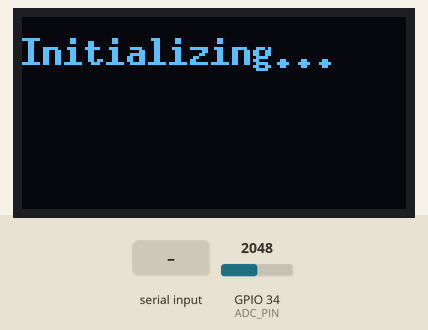
The sketch below on a simulated ESP32. On the bench: 128×64 one-colour display. The inputs (shaded band) are chosen by the test bench; at power-on: GPIO 34 (ADC_PIN) = 2048 (analog values on the 0–4095 scale). WiFi joins after 1.5 s; servers stay silent unless stated; random numbers use the default seed unless the sketch sets one; what the sketch prints to the serial monitor is not drawn.

Above: at 2.1 s.
At 6.6 s:
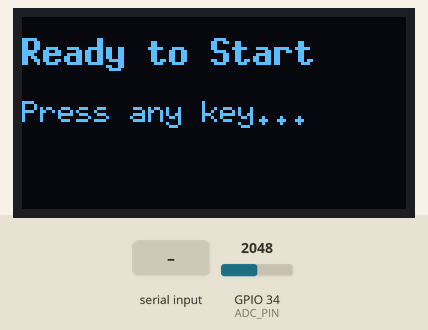
6.7 s: "STOP\n" received over Serial
At 7.2 s:
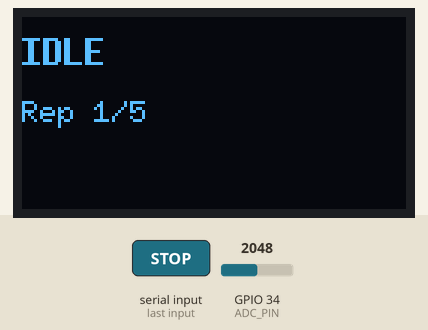
9.7 s: "STOP\n" received over Serial
At 10.5 s:
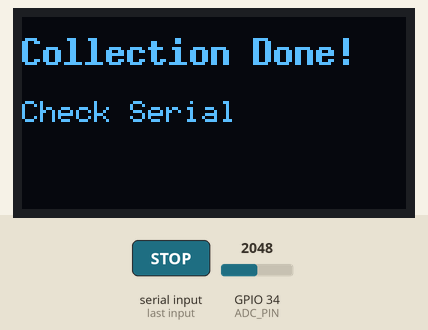
11.2 s: "STOP\n" received over Serial
Timing chart, 0 to 14.2 s (numbered marks = the images above; inputs shaded):
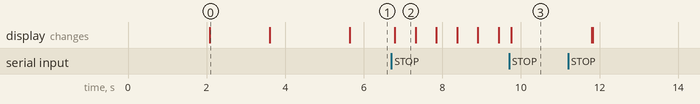

Measured:
- after the input at 6.7 s, the display: changes after 0.09 s (image 2)
- what the display in image 0 shows lasts 1.5 s, from 2.1 s to 3.6 s
- what the display in image 2 shows lasts 0.5 s, from 6.8 s to 7.3 s

The sketch:

esp32_datacollector_optimized_with_interrupt.ino
```cpp
/*
 * ESP32 Side-Channel Data Collection - OPTIMIZED VERSION
 * Fits in default partition (1.3MB)
 * Removed: WebSockets, BluetoothSerial (they're huge libraries)
 *
 * WIRING:
 * ESP32 3.3V → 10kΩ → GPIO34 (ADC) → 10kΩ → GND
 * OLED: SDA=21, SCL=22, VCC=3.3V, GND=GND
 */

 #include <WiFi.h>
 #include <HTTPClient.h>
 #include <Wire.h>
 #include <U8g2lib.h>

 // ============ CONFIGURATION ============
 #define WIFI_SSID "xxxxx"
 #define WIFI_PASSWORD "xxxxxx"

 #define ADC_PIN 34
 #define SDA_PIN 21
 #define SCL_PIN 22

 #define SAMPLE_RATE 200          // 200 Hz sampling
 #define SAMPLES_PER_ACTIVITY 6000 // 30 seconds @ 200Hz
 #define REPETITIONS 5            // 5 samples per activity

 // ============ HARDWARE ============
 U8G2_SH1106_128X64_NONAME_F_HW_I2C u8g2(U8G2_R0, U8X8_PIN_NONE);
 HTTPClient http;
 WiFiClient client;
 WiFiUDP udp;

 // ============ ACTIVITIES ============
 enum Activity {
   IDLE = 0,
   SOCIAL_MEDIA = 1,
   VIDEO_STREAMING = 2,
   MESSAGING = 3,
   WEB_BROWSING = 4,
   GAMING = 5
 };

 const char* activity_names[] = {
   "IDLE", "SOCIAL", "VIDEO", "MESSAGE", "BROWSE", "GAMING"
 };

 // ============ STATE ============
 Activity current_activity = IDLE;
 int current_rep = 0;
 unsigned long sample_count = 0;
 unsigned long activity_start = 0;
 bool collection_active = false;
 unsigned long last_action = 0;

 // ============ SETUP ============
 void setup() {
   Serial.begin(115200);
  Serial.setTimeout(10);
   delay(2000);

   Serial.println("\n╔════════════════════════════════════════╗");
   Serial.println("║  RF Side-Channel Data Collector       ║");
   Serial.println("║  TinyML Training Dataset (Optimized)   ║");
   Serial.println("╚════════════════════════════════════════╝\n");

   // Configure ADC
   analogReadResolution(12);
   analogSetAttenuation(ADC_11db);
   Serial.println("✓ ADC: GPIO34, 12-bit, 200Hz");

   // Initialize OLED
   Wire.begin(SDA_PIN, SCL_PIN);
   u8g2.begin();
   u8g2.setContrast(200);
   show_status("Initializing...", "");

   // Connect WiFi
   Serial.print("Connecting WiFi...");
   WiFi.mode(WIFI_STA);
   WiFi.begin(WIFI_SSID, WIFI_PASSWORD);

   int attempts = 0;
   while (WiFi.status() != WL_CONNECTED && attempts < 40) {
     delay(500);
     Serial.print(".");
     attempts++;
   }

   if(WiFi.status() == WL_CONNECTED) {
     Serial.println("\n✓ WiFi connected");
     Serial.print("IP: ");
     Serial.println(WiFi.localIP());
     Serial.print("RSSI: ");
     Serial.println(WiFi.RSSI());
     show_status("WiFi Connected", WiFi.localIP().toString().c_str());
   } else {
     Serial.println("\n⚠ WiFi failed - continuing anyway");
     show_status("WiFi Failed", "Check credentials");
   }

   delay(2000);

   // Print CSV header
   Serial.println("\n=== DATA COLLECTION START ===");
   Serial.println("timestamp_ms,voltage_mv,rssi_dbm,activity_id,activity_name");

   // Wait for user
   show_status("Ready to Start", "Press any key...");
   Serial.println("\nPress ANY KEY to start collection...");

   while (!Serial.available()) {
     delay(100);
   }
   while(Serial.available()) Serial.read(); // Clear buffer

   collection_active = true;
   current_activity = IDLE;
   current_rep = 0;

   Serial.println("\n>>> Starting Collection <<<");
   start_new_activity();
 }

 // ============ MAIN LOOP ============
 void loop() {
  check_control_commands();

   if (!collection_active) {
     show_status("Collection Done!", "Check Serial");
     delay(1000);
     return;
   }

   unsigned long now = millis();

   // Sample at 200Hz
   static unsigned long last_sample = 0;
   if (now - last_sample >= 5) {
     last_sample = now;

     // Read ADC
     int adc_raw = analogRead(ADC_PIN);
     float voltage_mv = (adc_raw / 4095.0) * 3300.0;

     // Read RSSI
     int rssi = WiFi.RSSI();

     // Output CSV
     Serial.print(now);
     Serial.print(",");
     Serial.print(voltage_mv, 2);
     Serial.print(",");
     Serial.print(rssi);
     Serial.print(",");
     Serial.print(current_activity);
     Serial.print(",");
     Serial.println(activity_names[current_activity]);

     sample_count++;

     // Update display every 100 samples
     if (sample_count % 100 == 0) {
       update_display();
     }
   }

   // Execute activity behavior
   execute_activity();

   // Check if done
   if (sample_count >= SAMPLES_PER_ACTIVITY) {
     finish_activity();
   }
 }

 // ============ ACTIVITY BEHAVIORS ============
 void execute_activity() {
   unsigned long now = millis();

   switch(current_activity) {
     case IDLE:
       if (now - last_action > 5000) {
         WiFi.RSSI();
         last_action = now;
       }
       break;

     case SOCIAL_MEDIA:
       // Bursty: image loads
       if (now - last_action > random(1000, 3000)) {
         http_get(random(50000, 200000));
         delay(random(100, 300));
         http_get(random(5000, 20000));
         last_action = now;
       }
       break;

     case VIDEO_STREAMING:
       // Continuous chunks
       if (now - last_action > 40) {
         http_get(1400);
         last_action = now;
       }
       break;

     case MESSAGING:
       // Small frequent
       if (now - last_action > random(2000, 8000)) {
         http_get(random(100, 500));

         // Occasional voice (20%)
         if (random(0, 5) == 0) {
           delay(100);
           http_get(random(50000, 150000));
         }
         last_action = now;
       }
       break;

     case WEB_BROWSING:
       // Page load burst
       if (now - last_action > random(3000, 8000)) {
         http_get(random(10000, 50000));
         delay(random(200, 500));
         http_get(random(50000, 200000));
         last_action = now;
       }
       break;

     case GAMING:
       // High freq + CPU load
       if (now - last_action > 20) {
         // UDP burst
         udp_send(random(50, 150));

         // CPU load (game physics)
         volatile float dummy = 0;
         for(int i = 0; i < 5000; i++) {
           dummy += sqrt(i) * sin(i * 0.01);
         }

         // Voice (10%)
         if (random(0, 10) == 0) {
           http_get(random(20000, 50000));
         }

         last_action = now;
       }
       break;
   }
 }

 // ============ NETWORK FUNCTIONS ============
 void http_get(int size_bytes) {
   if (WiFi.status() != WL_CONNECTED) return;

   String url = "http://httpbin.org/bytes/" + String(size_bytes);

   http.begin(client, url);
   http.setTimeout(2000);
   int httpCode = http.GET();
   http.end();
 }

 void udp_send(int size_bytes) {
   udp.begin(12345);

   uint8_t buffer[1400];
   int sent = 0;

   while (sent < size_bytes) {
     int chunk = min(1400, size_bytes - sent);
     udp.beginPacket("8.8.8.8", 53);
     udp.write(buffer, chunk);
     udp.endPacket();
     sent += chunk;
   }

   udp.stop();
 }

 // ============ COLLECTION CONTROL ============
 void start_new_activity() {
   sample_count = 0;
   activity_start = millis();
   last_action = millis();

   Serial.print("\n╔══════════════════════════════════════╗\n");
   Serial.print("║  Activity: ");
   Serial.print(activity_names[current_activity]);
   Serial.print(" | Rep: ");
   Serial.print(current_rep + 1);
   Serial.print("/");
   Serial.print(REPETITIONS);
   Serial.println(" ║");
   Serial.println("╚══════════════════════════════════════╝");

   show_status(activity_names[current_activity],
               String("Rep " + String(current_rep + 1) + "/" + String(REPETITIONS)).c_str());
 }

 void finish_activity() {
   Serial.print("\n>>> Completed: ");
   Serial.print(activity_names[current_activity]);
   Serial.print(" Rep ");
   Serial.print(current_rep + 1);
   Serial.print(" (");
   Serial.print(sample_count);
   Serial.println(" samples)");

   delay(2000);

   current_rep++;

   if (current_rep >= REPETITIONS) {
     current_rep = 0;
     current_activity = (Activity)((int)current_activity + 1);

     if (current_activity > GAMING) {
       collection_complete();
       return;
     }
   }

   start_new_activity();
 }

 void collection_complete() {
   collection_active = false;

   Serial.println("\n╔══════════════════════════════════════╗");
   Serial.println("║      DATA COLLECTION COMPLETE        ║");
   Serial.println("╚══════════════════════════════════════╝");
   Serial.print("\nTotal samples: ");
   Serial.println(sample_count);
   Serial.println("Activities: 6");
   Serial.print("Reps per activity: ");
   Serial.println(REPETITIONS);
   Serial.print("Expected total: ");
   Serial.println(6 * REPETITIONS * SAMPLES_PER_ACTIVITY);

   show_status("COMPLETE!", "Check Serial");

   // Celebrate
   for(int i = 0; i < 3; i++) {
     u8g2.clearBuffer();
     u8g2.setFont(u8g2_font_logisoso16_tr);
     u8g2.drawStr(30, 32, "DONE!");
     u8g2.sendBuffer();
     delay(300);
     u8g2.clearBuffer();
     u8g2.sendBuffer();
     delay(300);
   }
 }

// ============ HOST CONTROL ============
void check_control_commands() {
  if (!Serial.available()) return;

  String cmd = Serial.readStringUntil('\n');
  cmd.trim();

  if (cmd.equalsIgnoreCase("STOP")) {
    collection_active = false;
    Serial.println("\n>>> STOP received - halting collection <<<");
    show_status("STOPPED", "Host request");
  }
}

 // ============ DISPLAY ============
 void show_status(const char* line1, const char* line2) {
   u8g2.clearBuffer();
   u8g2.setFont(u8g2_font_7x13B_tr);
   u8g2.drawStr(0, 16, line1);
   u8g2.setFont(u8g2_font_6x10_tr);
   u8g2.drawStr(0, 35, line2);
   u8g2.sendBuffer();
 }

 void update_display() {
   u8g2.clearBuffer();

   // Activity
   u8g2.setFont(u8g2_font_7x13B_tr);
   u8g2.drawStr(0, 12, activity_names[current_activity]);

   // Progress bar
   int progress = (sample_count * 100) / SAMPLES_PER_ACTIVITY;
   u8g2.drawFrame(0, 18, 128, 10);
   u8g2.drawBox(2, 20, (progress * 124) / 100, 6);

   // Stats
   u8g2.setFont(u8g2_font_5x7_tr);
   u8g2.setCursor(0, 40);
   u8g2.print("Samples: ");
   u8g2.print(sample_count);

   u8g2.setCursor(0, 50);
   u8g2.print("Rep: ");
   u8g2.print(current_rep + 1);
   u8g2.print("/");
   u8g2.print(REPETITIONS);

   u8g2.setCursor(0, 60);
   u8g2.print("Activity: ");
   u8g2.print((int)current_activity + 1);
   u8g2.print("/6");

   u8g2.sendBuffer();
 }
```
